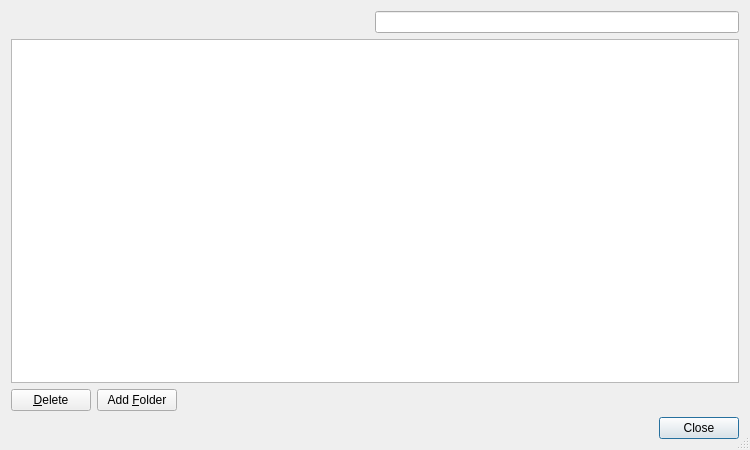
<?xml version="1.0" encoding="UTF-8"?>
<ui version="4.0">
 <class>BookmarksDialog</class>
 <widget class="QDialog" name="BookmarksDialog">
  <property name="geometry">
   <rect>
    <x>0</x>
    <y>0</y>
    <width>750</width>
    <height>450</height>
   </rect>
  </property>
  <property name="windowTitle">
   <string>Manage Bookmarks</string>
  </property>
  <property name="sizeGripEnabled">
   <bool>true</bool>
  </property>
  <layout class="QVBoxLayout" name="verticalLayout">
   <item>
    <layout class="QHBoxLayout" name="horizontalLayout_2">
     <item>
      <spacer name="horizontalSpacer">
       <property name="orientation">
        <enum>Qt::Horizontal</enum>
       </property>
       <property name="sizeHint" stdset="0">
        <size>
         <width>40</width>
         <height>20</height>
        </size>
       </property>
      </spacer>
     </item>
     <item>
      <layout class="QHBoxLayout" name="horizontalLayout">
       <property name="spacing">
        <number>0</number>
       </property>
       <item>
        <widget class="E5ClearableLineEdit" name="searchEdit">
         <property name="toolTip">
          <string>Enter search term for bookmarks</string>
         </property>
        </widget>
       </item>
      </layout>
     </item>
    </layout>
   </item>
   <item>
    <widget class="E5TreeView" name="bookmarksTree">
     <property name="dragDropMode">
      <enum>QAbstractItemView::InternalMove</enum>
     </property>
     <property name="alternatingRowColors">
      <bool>true</bool>
     </property>
     <property name="selectionMode">
      <enum>QAbstractItemView::ExtendedSelection</enum>
     </property>
     <property name="textElideMode">
      <enum>Qt::ElideMiddle</enum>
     </property>
     <property name="uniformRowHeights">
      <bool>true</bool>
     </property>
    </widget>
   </item>
   <item>
    <layout class="QHBoxLayout" name="horizontalLayout_3">
     <item>
      <widget class="QPushButton" name="removeButton">
       <property name="toolTip">
        <string>Press to delete the selected entries</string>
       </property>
       <property name="text">
        <string>&amp;Delete</string>
       </property>
       <property name="autoDefault">
        <bool>false</bool>
       </property>
      </widget>
     </item>
     <item>
      <widget class="QPushButton" name="addFolderButton">
       <property name="toolTip">
        <string>Press to add a new bookmarks folder</string>
       </property>
       <property name="text">
        <string>Add &amp;Folder</string>
       </property>
       <property name="autoDefault">
        <bool>false</bool>
       </property>
      </widget>
     </item>
     <item>
      <spacer name="spacer">
       <property name="orientation">
        <enum>Qt::Horizontal</enum>
       </property>
       <property name="sizeHint" stdset="0">
        <size>
         <width>40</width>
         <height>20</height>
        </size>
       </property>
      </spacer>
     </item>
    </layout>
   </item>
   <item>
    <widget class="QDialogButtonBox" name="buttonBox">
     <property name="orientation">
      <enum>Qt::Horizontal</enum>
     </property>
     <property name="standardButtons">
      <set>QDialogButtonBox::Close</set>
     </property>
    </widget>
   </item>
  </layout>
 </widget>
 <customwidgets>
  <customwidget>
   <class>E5ClearableLineEdit</class>
   <extends>QLineEdit</extends>
   <header>E5Gui/E5LineEdit.h</header>
  </customwidget>
  <customwidget>
   <class>E5TreeView</class>
   <extends>QTreeView</extends>
   <header>E5Gui/E5TreeView.h</header>
  </customwidget>
 </customwidgets>
 <tabstops>
  <tabstop>searchEdit</tabstop>
  <tabstop>bookmarksTree</tabstop>
  <tabstop>removeButton</tabstop>
  <tabstop>addFolderButton</tabstop>
  <tabstop>buttonBox</tabstop>
 </tabstops>
 <resources/>
 <connections>
  <connection>
   <sender>buttonBox</sender>
   <signal>accepted()</signal>
   <receiver>BookmarksDialog</receiver>
   <slot>accept()</slot>
   <hints>
    <hint type="sourcelabel">
     <x>252</x>
     <y>445</y>
    </hint>
    <hint type="destinationlabel">
     <x>157</x>
     <y>274</y>
    </hint>
   </hints>
  </connection>
  <connection>
   <sender>buttonBox</sender>
   <signal>rejected()</signal>
   <receiver>BookmarksDialog</receiver>
   <slot>reject()</slot>
   <hints>
    <hint type="sourcelabel">
     <x>320</x>
     <y>445</y>
    </hint>
    <hint type="destinationlabel">
     <x>286</x>
     <y>274</y>
    </hint>
   </hints>
  </connection>
 </connections>
</ui>
